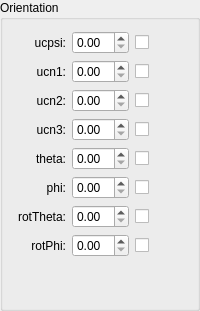
           <widget class="QGroupBox" name="grpOrientation">
            <property name="title">
             <string>Orientation</string>
            </property>
            <layout class="QGridLayout" name="gridLayout_34">
             <item row="3" column="0">
              <widget class="QLabel" name="lblucn3">
               <property name="text">
                <string>ucn3:</string>
               </property>
               <property name="alignment">
                <set>Qt::AlignRight|Qt::AlignTrailing|Qt::AlignVCenter</set>
               </property>
              </widget>
             </item>
             <item row="4" column="2">
              <widget class="QCheckBox" name="fittheta">
               <property name="text">
                <string/>
               </property>
              </widget>
             </item>
             <item row="4" column="1">
              <widget class="QDoubleSpinBox" name="inptheta"/>
             </item>
             <item row="5" column="2">
              <widget class="QCheckBox" name="fitphi">
               <property name="text">
                <string/>
               </property>
              </widget>
             </item>
             <item row="3" column="1">
              <widget class="QDoubleSpinBox" name="inpucn3"/>
             </item>
             <item row="1" column="1">
              <widget class="QDoubleSpinBox" name="inpucn1"/>
             </item>
             <item row="7" column="0">
              <widget class="QLabel" name="lblrotPhi">
               <property name="text">
                <string>rotPhi:</string>
               </property>
               <property name="alignment">
                <set>Qt::AlignRight|Qt::AlignTrailing|Qt::AlignVCenter</set>
               </property>
              </widget>
             </item>
             <item row="0" column="2">
              <widget class="QCheckBox" name="fitucpsi">
               <property name="text">
                <string/>
               </property>
              </widget>
             </item>
             <item row="6" column="1">
              <widget class="QDoubleSpinBox" name="inprotTheta"/>
             </item>
             <item row="2" column="2">
              <widget class="QCheckBox" name="fitucn2">
               <property name="text">
                <string/>
               </property>
              </widget>
             </item>
             <item row="6" column="0">
              <widget class="QLabel" name="lblrotTheta">
               <property name="text">
                <string>rotTheta:</string>
               </property>
               <property name="alignment">
                <set>Qt::AlignRight|Qt::AlignTrailing|Qt::AlignVCenter</set>
               </property>
              </widget>
             </item>
             <item row="6" column="2">
              <widget class="QCheckBox" name="fitrotTheta">
               <property name="text">
                <string/>
               </property>
              </widget>
             </item>
             <item row="7" column="2">
              <widget class="QCheckBox" name="fitrotPhi">
               <property name="text">
                <string/>
               </property>
              </widget>
             </item>
             <item row="2" column="1">
              <widget class="QDoubleSpinBox" name="inpucn2"/>
             </item>
             <item row="1" column="2">
              <widget class="QCheckBox" name="fitucn1">
               <property name="text">
                <string/>
               </property>
              </widget>
             </item>
             <item row="3" column="2">
              <widget class="QCheckBox" name="fitucn3">
               <property name="text">
                <string/>
               </property>
              </widget>
             </item>
             <item row="4" column="0">
              <widget class="QLabel" name="lbltheta">
               <property name="text">
                <string>theta:</string>
               </property>
               <property name="alignment">
                <set>Qt::AlignRight|Qt::AlignTrailing|Qt::AlignVCenter</set>
               </property>
              </widget>
             </item>
             <item row="5" column="1">
              <widget class="QDoubleSpinBox" name="inpphi"/>
             </item>
             <item row="7" column="1">
              <widget class="QDoubleSpinBox" name="inprotPhi"/>
             </item>
             <item row="2" column="0">
              <widget class="QLabel" name="lblucn2">
               <property name="text">
                <string>ucn2:</string>
               </property>
               <property name="alignment">
                <set>Qt::AlignRight|Qt::AlignTrailing|Qt::AlignVCenter</set>
               </property>
              </widget>
             </item>
             <item row="1" column="0">
              <widget class="QLabel" name="lblucn1">
               <property name="text">
                <string>ucn1:</string>
               </property>
               <property name="alignment">
                <set>Qt::AlignRight|Qt::AlignTrailing|Qt::AlignVCenter</set>
               </property>
              </widget>
             </item>
             <item row="5" column="0">
              <widget class="QLabel" name="lblphi">
               <property name="text">
                <string>phi:</string>
               </property>
               <property name="alignment">
                <set>Qt::AlignRight|Qt::AlignTrailing|Qt::AlignVCenter</set>
               </property>
              </widget>
             </item>
             <item row="0" column="0">
              <widget class="QLabel" name="lblucpsi">
               <property name="text">
                <string>ucpsi:</string>
               </property>
               <property name="alignment">
                <set>Qt::AlignRight|Qt::AlignTrailing|Qt::AlignVCenter</set>
               </property>
              </widget>
             </item>
             <item row="0" column="1">
              <widget class="QDoubleSpinBox" name="inpucpsi"/>
             </item>
             <item row="8" column="1">
              <spacer name="verticalSpacer_12">
               <property name="orientation">
                <enum>Qt::Vertical</enum>
               </property>
               <property name="sizeHint" stdset="0">
                <size>
                 <width>20</width>
                 <height>40</height>
                </size>
               </property>
              </spacer>
             </item>
            </layout>
           </widget>
